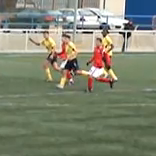
#> input picture Images/Chapter9/Input/frame1.bmp, 156 x 156 px
$ python CamShift.py
#> lines starting #> are read from the running program, lines starting #| are printed output that depends on the picture; after the words box and inside, x2 and y2 are one past the last pixel; in counts of white or black regions, pixels touching at a corner belong together; pictures that were not available may be replaced by others from this repository, and a replacement may not be noted
### ExamplesPython_3.6/Modules/ImageUtilities.py
'''
Feature Extraction and Image Processing
Mark S. Nixon & Alberto S. Aguado
http://www.southampton.ac.uk/~msn/book/
ImageUtilities: Helper module to support image read, create, show and write
                Uses PIL and numpy to work with arrays containing image data
'''

# Image load by using PIL
from PIL import Image

# Array to store image data
from numpy import array, zeros, amax, amin, clip

# Read an image returning an array with 3 color components
def imageReadRGB(fileName):
    inputImage = Image.open(fileName)
    width, height = inputImage.size

    inputArray = array(inputImage)
    inputArray = inputArray[:, :, 0:3]

    return inputArray, width, height

# Read an image returning an array with 1 component
# [71 lines left out: functions imageReadL, imageSaveF, imageSaveL, imageSaveRGB, createImageRGB, createImageL and 2 more, not called in this run]

# Create a zero array with float components
def createImageF(width, height, numComponents = 1):
    if numComponents == 1:
        outputArray = zeros((height, width), dtype='float')
    else:
        outputArray = zeros((height, width, numComponents), dtype='float')

    return outputArray

# Create a multidimensional dimensional array
# [77 lines left out: functions createImageNF, createImageFromDataF, createScaleImageL, scaleImageL, createVectorFromDataF, createVectorF and 1 more, not called in this run]

# Show an array containing image data
def showImageRGB(image):
    # Create output and show
    outputImage = Image.fromarray(image, 'RGB')
    outputImage.show()

# Show an array containing image data
# [27 lines left out: functions showImageL, showImageF, not called in this run]

### ExamplesPython_3.6/Modules/ImageRegionsUtilities.py
'''
Feature Extraction and Image Processing
Mark S. Nixon & Alberto S. Aguado
http://www.southampton.ac.uk/~msn/book/
ImageRegionUtilities: Helper module to process regions and line segments
'''

# Images
from ImageUtilities import imageReadL, createImageF, createImageL, showImageL, createVectorF
from ImageOperatorsUtilities import applyCannyEdgeDetector
from ImagePropertiesUtilities import imageMaxMin

# Math and iteration
from math import pi, sqrt, sin, cos, atan, atan2, factorial, exp
from random import shuffle, sample
from timeit import itertools

# Array to store image data
from numpy import amax, amin
import numpy as np


# Combination function
def nCr(n, r):
    if n < 0 or r < 0 or n-r < 0: return 0
    return factorial(n) / (factorial(r) * factorial(n-r))

# Rising factorial function
# [445 lines left out: functions risingFactorial, computeReferencePoint, findLongestSegment, findLongestCentredSegmentinImage, findLongesSegmentinImage, pixlesList and 8 more, not called in this run]


# Compute density function from a region in an image
def densityHistogram(image, position, regionRadius, sigma, histoSize):
    height = len(image)
    width = len(image[0])

    # Quantization scale
    colourScale = 256.0 / histoSize

    histogram = createImageF(histoSize, histoSize)
    sumValue = 0
    for deltaX, deltaY in itertools.product(range(-regionRadius[0],regionRadius[0]), range(-regionRadius[1], regionRadius[1])):

        x, y  = position[0] + deltaX, position[1] + deltaY
        if x>0 and y>0 and x<width and y<height :

            w = exp(-(deltaX*deltaX + deltaY*deltaY)/(2*sigma*sigma));
            rgb = image[y,x] / 256.0

            Cb = int((128 - 37.79*rgb[0] - 74.203*rgb[1] +    112*rgb[2])/colourScale)
            Cr = int((128 +   112*rgb[0] - 93.786*rgb[1] - 18.214*rgb[2])/colourScale)

            histogram[Cr,Cb] += w
            sumValue += w

    for r,b in itertools.product(range(0, histoSize), range(0, histoSize)):
        histogram[r,b] /= sumValue

    return histogram

# Get a 2D colour description from a RGB value
def colourFeature(rgb, colourScale):
    nRGB = rgb / 256.0
    cB = int((128 - 37.79*nRGB[0] - 74.203*nRGB[1] +    112*nRGB[2])/colourScale)
    cR = int((128 +   112*nRGB[0] - 93.786*nRGB[1] - 18.214*nRGB[2])/colourScale)

    return cB, cR

# Implementation of meanshift
def meanShift(inputImage, q, sizeReg, sigma, histoSize, newPos):
    # Weights
    weights = createImageF(2*sizeReg[0], 2*sizeReg[1])

    currPos = [0, 0]

    colourScale = 256.0 / histoSize

    while(currPos != newPos):
        currPos = newPos
        qs = densityHistogram(inputImage, currPos, sizeReg, sigma, histoSize)

        # Weights
        for deltaX, deltaY in itertools.product(range(-sizeReg[0],sizeReg[0]),   \
                                                range(-sizeReg[1], sizeReg[1])):

            # Position of the pixel in the image and in the weight array
            x, y = currPos[0] + deltaX, currPos[1] + deltaY
            px,py = deltaX+sizeReg[0], deltaY+sizeReg[1]

            # Features
            Cb,Cr= colourFeature(inputImage[y,x], colourScale)

            # Update
            if qs[Cr, Cb] > 0:
                weights[py, px] = sqrt(q[Cr, Cb] / qs[Cr, Cb])
            else:
                weights[py, px] = sqrt(q[Cr, Cb] / .000000000001)

        # Compute mean shift sums
        meanSum = [0, 0]
        kernelSum = 0
        for deltaX, deltaY in itertools.product(range(-sizeReg[0],sizeReg[0]),   \
                                                range(-sizeReg[1], sizeReg[1])):

            # Position of the pixel in the image
            x, y  = currPos[0] + deltaX, currPos[1] + deltaY

            # Kernel parameter
            w = exp(-(deltaX*deltaX + deltaY*deltaY)/(2*sigma*sigma));

            # Weight index
            px, py = deltaX+sizeReg[0], deltaY+sizeReg[1]

            # Mean sum
            meanSum[0] +=  w * weights[py, px] * x
            meanSum[1] +=  w * weights[py, px] * y

            # Kernel sum
            kernelSum += w * weights[py, px]

        # Mean shift
        newPos = [int(meanSum[0] / kernelSum), int(meanSum[1] / kernelSum)]

    return newPos

# Back project a source image into the target
# [48 lines left out: function backProjection, not called in this run]

# Back project an image
def backProjectionImage(image, q, histoSize):
    height, width = len(image), len(image[0])
    colourScale = 256.0 / histoSize

    # Projection
    projection = createImageF(width, height)
    for x, y in itertools.product(range(0,width), range(0, height)):

        Cb,Cr = colourFeature(image[y,x], colourScale)
        projection[y,x] = q[Cr,Cb]

    return projection

# Determine the size of a region
def regionSize(backProjImage, newBackProjImage, pos, newPos, sizeReg):
    # Compute geometric moments
    momS = createImageF(3, 3)
    momT = createImageF(3, 3)
    sizeSearch = [int(sizeReg[0] *1.5), int(sizeReg[1] *1.5)]
    for deltaX, deltaY in itertools.product(range(-sizeSearch[0], sizeSearch[0]),   \
                                            range(-sizeSearch[1], sizeSearch[1])):
        x, y  = pos[0] + deltaX, pos[1] + deltaY
        for m,n in itertools.product(range(0, 3), range(0, 3)):
            momS[n,m] += (x**n) * (y**m) * backProjImage[y,x]

        x, y  = newPos[0] + deltaX, newPos[1] + deltaY
        for m,n in itertools.product(range(0, 3), range(0, 3)):
            momT[n,m] += (x**n) * (y**m) * newBackProjImage[y,x]

    xc,yc = momS[1,0]/momS[0,0], momS[0,1]/momS[0,0]
    a = momS[2,0]/momS[0,0] - xc*xc;
    b = 2*(momS[1,1]/momS[0,0] - xc * yc);
    c = momS[0,2]/momS[0,0]- yc*yc;
    sxS = int(sqrt((a+c-sqrt(b*b+(a-c)*(a-c))/2)));
    syS = int(sqrt((a+c+sqrt(b*b+(a-c)*(a-c))/2)));

    xc,yc = momT[1,0]/momT[0,0], momT[0,1]/momT[0,0]
    a = momT[2,0]/momT[0,0] - xc*xc;
    b = 2*(momT[1,1]/momT[0,0] - xc * yc);
    c = momT[0,2]/momT[0,0]- yc*yc;
    sx = int(sqrt((a+c-sqrt(b*b+(a-c)*(a-c))/2)));
    sy = int(sqrt((a+c+sqrt(b*b+(a-c)*(a-c))/2)));

    sy = sy * sizeReg[1] /  syS
    sx = sx * sizeReg[0] /  sxS

    return [int(xc),int(yc)], [int(sx),int(sy)]

### ExamplesPython_3.6/Chapter9/CamShift.py
'''
Feature Extraction and Image Processing
Mark S. Nixon & Alberto S. Aguado
http://www.southampton.ac.uk/~msn/book/
Chapter 9
CamShift: Tracks a region by implementing the CamShift technique. Similar to the MEanShift, but
           it uses backprojection to update the region positions and size
'''

# Set module functions
from ImageUtilities import imageReadRGB, showImageRGB, createImageF
from ImageRegionsUtilities import densityHistogram, colourFeature, meanShift, backProjection,backProjectionImage,regionSize

# Math and iteration
from math import exp
from timeit import itertools

'''
Parameters:
    pathToDir = Input image directory
    imageNames = Input image names
    initialPos = position of the region [column, row]
    size = Size of the region [column, row]
    sigma = weight control
'''
pathToDir = "../../Images/Chapter9/Input/"
imageNames = ["frame1.bmp", "frame2.bmp", "frame3.bmp", "frame4.bmp", "frame5.bmp", "frame6.bmp"]

histoSize = 64
initialPos = [100, 60]
sizeReg = [12, 18]
sigma  = 6.0

# Region position and sizes in each frame
positions = [ ]
positions.append(initialPos)
sizes = [ ]
sizes.append(sizeReg)

# Read image
inputImage, width, height = imageReadRGB(pathToDir + imageNames[0])
#> in imageReadRGB, inputImage is the input picture: PIL image 156x156 RGB; mean R, G, B 128.3, 132.6, 113.7
#> width = 156; height = 156
#showImageRGB(inputImage)

# Density and back projection of the region to track
q = densityHistogram(inputImage, positions[0], sizeReg, sigma, histoSize)
#> the loop in densityHistogram, `for deltaX, deltaY in itertools.product(range(-regionRadius[0],regionR..` made 864 passes
#> (rgb, Cb, Cr) on passes 1 to 12: ([0.828, 0.762, 0.625], 27, 34), ([0.828, 0.762, 0.625], 27, 34), ([0.82, 0.75, 0.641], 28, 34), ([0.82, 0.75, 0.641], 28, 34), ([0.805, 0.758, 0.672], 29, 33), ([0.801, 0.754, 0.668], 29, 33), ([0.812, 0.754, 0.695], 29, 33), ([0.84, 0.781, 0.723], 29, 33), ([0.891, 0.855, 0.785], 29, 33), ([0.875, 0.836, 0.766], 29, 33), ([0.605, 0.617, 0.523], 29, 32), ([0.43, 0.438, 0.348], 29, 32)
#> after the loop in densityHistogram, `for deltaX, deltaY in itertools.product(range(-regionRadius[0],regionR..`:
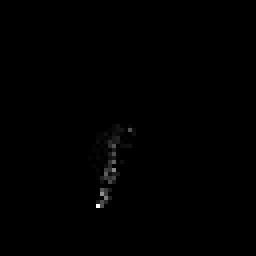
#> histogram: shape (64, 64) float64 (shown 4 times larger); min 0, max 18.5, mean 0.0525; drawn with min black and max white
#> after the loop in densityHistogram, `for deltaX, deltaY in itertools.product(range(-regionRadius[0],regionR..`: sumValue = 215.2
#> after the loop in densityHistogram, `for r,b in itertools.product(range(0, histoSize), range(0, histoSize)):`: histogram: shape (64, 64) float64; 2.59% of pixels changed, all inside (x1, y1, x2, y2) = (21, 31, 34, 52)
backProjImage = backProjectionImage(inputImage, q, histoSize)
#> in backProjectionImage, `height, width = len(image), len(image[0])`: height = 156
#> in backProjectionImage, `projection = createImageF(width, height)`: projection: shape (156, 156) float64; every value is 0
#> the loop in backProjectionImage, `for x, y in itertools.product(range(0,width), range(0, height)): ` made 24336 passes
#> (nRGB in colourFeature, cB in colourFeature, cR in colourFeature, Cb, Cr) on passes 1 to 3: ([0.359, 0.332, 0.34], 31, 32, 31, 32), ([0.355, 0.328, 0.336], 31, 32, 31, 32), ([0.355, 0.328, 0.336], 31, 32, 31, 32)
#> after the loop in backProjectionImage, `for x, y in itertools.product(range(0,width), range(0, height)):`:
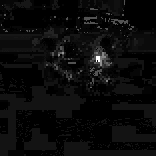
#> projection: shape (156, 156) float64; min 0, max 0.086, mean 0.00378; drawn with min black and max white
#plot3DHistogram(q)

# For each frame
numImages = len(imageNames)
for frameNum in range(1, numImages):

    # Read next frame and estimate the position by using meanshift
    currentImage, _, _ = imageReadRGB(pathToDir + imageNames[frameNum])
#> call 2 of imageReadRGB, with fileName = '../../Images/Chapter9/Input/frame2.bmp'
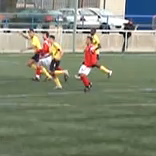
#> input picture Images/Chapter9/Input/frame2.bmp, 156 x 156 px
#> in imageReadRGB, inputImage is the input picture: PIL image 156x156 RGB; mean R, G, B 127.8, 132.8, 114.2
    newPos = meanShift(currentImage, q, sizeReg, sigma, histoSize, positions[frameNum-1])
#> the loop in meanShift, `while(currPos != newPos):` made 8 passes
#> (height in densityHistogram, width in densityHistogram) on pass 1: (156, 156)
#> after the loop in meanShift, `while(currPos != newPos):`:
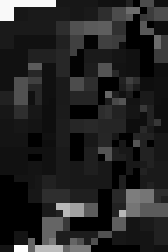
#> weights: shape (36, 24) float64 (shown 7 times larger); min 0, max 5.88, mean 0.846; drawn with min black and max white

    # Back project and use the projections to determine the new position and size
    newBackProjImage = backProjectionImage(currentImage, q, histoSize)
#> call 2 of backProjectionImage, with histoSize = 64
#> after the loop in backProjectionImage (call 2), `for x, y in itertools.product(range(0,width), range(0, height)):`:
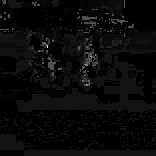
#> projection: shape (156, 156) float64; min 0, max 0.086, mean 0.00345; drawn with min black and max white
    pos,newSize = regionSize(backProjImage, newBackProjImage,                            \
                             positions[frameNum-1], newPos, sizeReg)
    positions.append(pos)
    sizes.append(newSize)

    # Update density and image
    inputImage = currentImage
    sizeReg = newSize
    backProjImage = newBackProjImage
#> pass 2 of the loop `for frameNum in range(1, numImages):`:
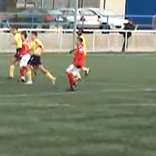
#> input picture Images/Chapter9/Input/frame3.bmp, 156 x 156 px
#> in imageReadRGB, inputImage is the input picture: PIL image 156x156 RGB; mean R, G, B 128.2, 133.6, 114.9
#> after the loop in backProjectionImage (call 3), `for x, y in itertools.product(range(0,width), range(0, height)):`:
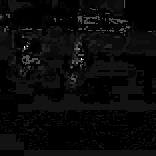
#> projection: shape (156, 156) float64; min 0, max 0.086, mean 0.00335; drawn with min black and max white
#> pass 3 of the loop `for frameNum in range(1, numImages):`:
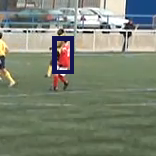
#> input picture Images/Chapter9/Results/CamShift/frame4.png, 156 x 156 px, given in place of frame4.bmp, which was not available
#> in imageReadRGB, inputImage is the input picture: PIL image 156x156 RGB; mean R, G, B 123.6, 131.1, 113.9
#> after the loop in backProjectionImage (call 4), `for x, y in itertools.product(range(0,width), range(0, height)):`:
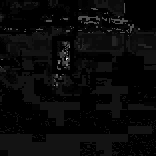
#> projection: shape (156, 156) float64; min 0, max 0.086, mean 0.00319; drawn with min black and max white
#> the loop made 5 passes; the first 3 are shown
#print(positions)
#print(sizes)

# Show results
for frameNum in range(0, numImages):

    image, _, _ = imageReadRGB(pathToDir + imageNames[frameNum])
    p = positions[frameNum]
    s = sizes[frameNum]
    borderDistance = [s[0] -5, s[1] -5]
    for x, y in itertools.product(range(p[0]-s[0], p[0]+s[0]), \
                                  range(p[1]-s[1], p[1]+s[1])):

        if abs(x-p[0]) > borderDistance[0] or abs(y-p[1]) > borderDistance[1]:
            image[y,x] = [20, 20, 80]
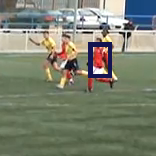
#> image: shape (156, 156, 3); 1.89% of pixels changed, all inside (x1, y1, x2, y2) = (88, 42, 112, 78)

    showImageRGB(image)
#> pass 2 of the loop `for frameNum in range(0, numImages):`:
#> after the loop `for x, y in itertools.product(range(p[0]-s[0], p[0]+s[0]), \`:
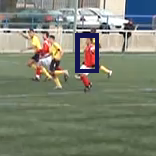
#> image: shape (156, 156, 3); 2.03% of pixels changed, all inside (x1, y1, x2, y2) = (75, 33, 99, 73)
#> pass 3 of the loop `for frameNum in range(0, numImages):`:
#> after the loop `for x, y in itertools.product(range(p[0]-s[0], p[0]+s[0]), \`:
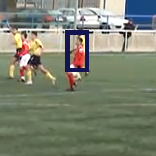
#> image: shape (156, 156, 3); 2.11% of pixels changed, all inside (x1, y1, x2, y2) = (65, 30, 89, 72)
#> the loop made 6 passes; the first 3 are shown
